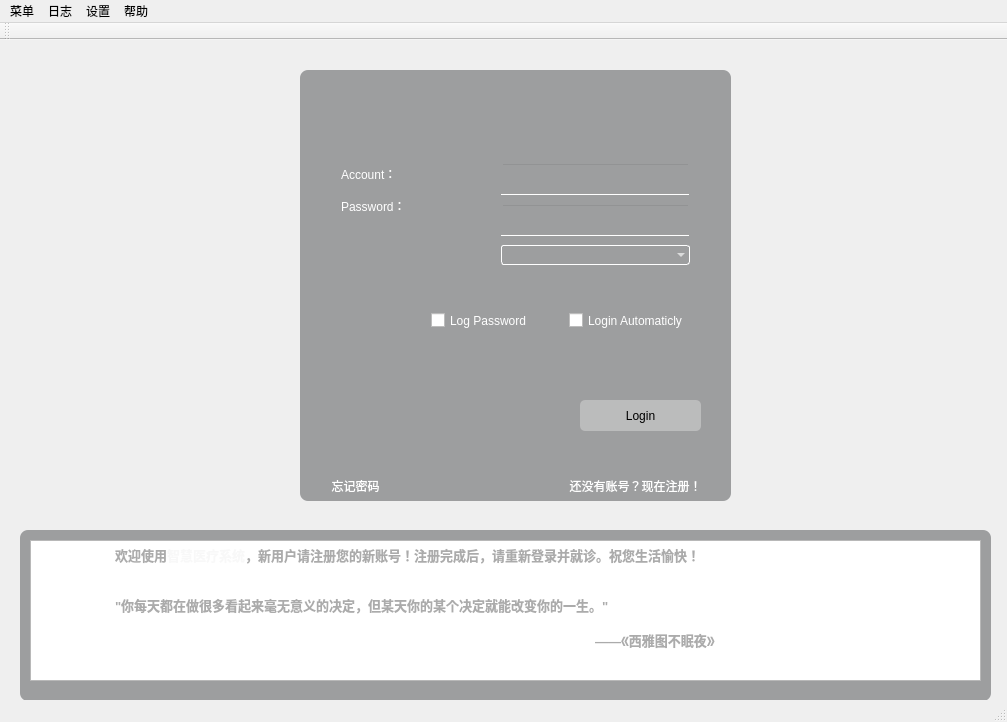
<?xml version="1.0" encoding="UTF-8"?>
<ui version="4.0">
 <class>LoginWindow</class>
 <widget class="QMainWindow" name="LoginWindow">
  <property name="geometry">
   <rect>
    <x>0</x>
    <y>0</y>
    <width>1007</width>
    <height>722</height>
   </rect>
  </property>
  <property name="minimumSize">
   <size>
    <width>480</width>
    <height>640</height>
   </size>
  </property>
  <property name="maximumSize">
   <size>
    <width>1942</width>
    <height>1167</height>
   </size>
  </property>
  <property name="windowTitle">
   <string>LoginWindow</string>
  </property>
  <widget class="QWidget" name="centralWidget">
   <widget class="QLabel" name="label">
    <property name="geometry">
     <rect>
      <x>300</x>
      <y>30</y>
      <width>431</width>
      <height>431</height>
     </rect>
    </property>
    <property name="styleSheet">
     <string notr="true">background-color:rgba(64,66,68,120);

border-radius:8px;
</string>
    </property>
    <property name="text">
     <string/>
    </property>
   </widget>
   <widget class="QWidget" name="verticalLayoutWidget">
    <property name="geometry">
     <rect>
      <x>490</x>
      <y>110</y>
      <width>211</width>
      <height>131</height>
     </rect>
    </property>
    <layout class="QVBoxLayout" name="verticalLayout">
     <item>
      <widget class="QLineEdit" name="AccountEdit">
       <property name="styleSheet">
        <string notr="true">background-color : transparent;
border-color: : transparent;
color : rgb(255,255,255);</string>
       </property>
      </widget>
     </item>
     <item>
      <widget class="Line" name="line">
       <property name="orientation">
        <enum>Qt::Horizontal</enum>
       </property>
      </widget>
     </item>
     <item>
      <widget class="QLineEdit" name="PasswdEdit">
       <property name="styleSheet">
        <string notr="true">background-color : transparent;
border-color: : transparent;
color : rgb(255,255,255);</string>
       </property>
       <property name="echoMode">
        <enum>QLineEdit::Password</enum>
       </property>
      </widget>
     </item>
     <item>
      <widget class="Line" name="line_2">
       <property name="orientation">
        <enum>Qt::Horizontal</enum>
       </property>
      </widget>
     </item>
     <item>
      <widget class="QComboBox" name="comboBox">
       <property name="styleSheet">
        <string notr="true">QComboBox {
    border: 1px solid white;   
    border-radius: 3px;   
    padding: 1px 18px 1px 3px;   
    color: #fff;
    font: normal normal 15px &quot;Microsoft YaHei&quot;;
    background: transparent;
}
/* 下拉后，整个下拉窗体每项的样式 */
QComboBox QAbstractItemView::item {
    height: 30px;   /* 项的高度（设置pComboBox-&gt;setView(new QListView());后，该项才起作用） */
	background-color: rgba(100,106,100,150);
	color: rgb(64,64,64);
}
QComboBox QAbstractItemView::item:hover{
	background-color: rgba(255,255,191,100);
	color: rgb(64,64,64);
}
/* QComboBox中的垂直滚动条 */
QComboBox QAbstractScrollArea QScrollBar:vertical {
    width: 10px;
    background-color: #d0d2d4;   /* 空白区域的背景色  灰色green */
	border-radius: 3px;   
}


</string>
       </property>
      </widget>
     </item>
    </layout>
   </widget>
   <widget class="QPushButton" name="Login">
    <property name="geometry">
     <rect>
      <x>580</x>
      <y>360</y>
      <width>121</width>
      <height>31</height>
     </rect>
    </property>
    <property name="cursor">
     <cursorShape>PointingHandCursor</cursorShape>
    </property>
    <property name="styleSheet">
     <string notr="true">
QPushButton{
                   background-color:rgba(220,220,220,120);
                   border-style:outset;                                                             
                   border-radius:5px;                     
                   font: 75 15pt &quot;华文行楷&quot;;           
                   padding:6px;
                   }

                   QPushButton:pressed{
                   background-color:rgba(100,100,100,180);
                   border-color:rgba(100,100,100,30);
                   border-style:inset;
                   }
                   QPushButton:hover{
                   background-color:rgba(100,255,100,100);
                   border-color:rgba(255,255,255,200);
}
</string>
    </property>
    <property name="text">
     <string>Login</string>
    </property>
   </widget>
   <widget class="QPushButton" name="Login_2">
    <property name="geometry">
     <rect>
      <x>540</x>
      <y>430</y>
      <width>191</width>
      <height>31</height>
     </rect>
    </property>
    <property name="cursor">
     <cursorShape>PointingHandCursor</cursorShape>
    </property>
    <property name="styleSheet">
     <string notr="true">
QPushButton{
                   background-color:transparent;
                   border-style:outset;                                                             
                   border-radius:8px;                     
                   font: 75 10pt &quot;华文行楷&quot;;           
                   padding:6px;
				   color:rgba(255,255,255,255);
                   }

                   QPushButton:pressed{
                   color:rgba(100,100,100,30);
                   border-style:inset;
                   }
                   QPushButton:hover{
                   color:rgba(0,0,120,50);
}
</string>
    </property>
    <property name="text">
     <string>还没有账号？现在注册！</string>
    </property>
   </widget>
   <widget class="QLabel" name="label_4">
    <property name="geometry">
     <rect>
      <x>20</x>
      <y>490</y>
      <width>971</width>
      <height>171</height>
     </rect>
    </property>
    <property name="styleSheet">
     <string notr="true">background-color:rgba(64,66,68,120);

border-radius:8px;
</string>
    </property>
    <property name="text">
     <string/>
    </property>
   </widget>
   <widget class="QTextBrowser" name="textBrowser">
    <property name="geometry">
     <rect>
      <x>30</x>
      <y>500</y>
      <width>951</width>
      <height>141</height>
     </rect>
    </property>
    <property name="styleSheet">
     <string notr="true">background-color:rgba(64,66,68,120);

border-radius:8px;

 QScrollBar::handle:vertical 
 { 
 width:8px; 
 background:rgba(0,0,0,50%); 
 border-radius:4px; 
 min-height:80 
 } 
 QScrollBar::handle:vertical:hover 
 { 
 width:8px; 
 background:rgba(0,0,0,70%); 
  border-radius:4px; 
 min-height:80; 
 } 
 QScrollBar::add-line:vertical 
 { 
 height:0px;width:8px; 
 border-image:url(:/images/null/null.png); 
 subcontrol-position:bottom; 
 } 
QScrollBar::sub-line:vertical
{
height:0px;width:8px;
border-image:url(:/images/null/null.png);
subcontrol-position:top;
}
QScrollBar::add-page:vertical,QScrollBar::sub-page:vertical
{
background:transparent;
border-radius:4px;
};



</string>
    </property>
    <property name="html">
     <string>&lt;!DOCTYPE HTML PUBLIC &quot;-//W3C//DTD HTML 4.0//EN&quot; &quot;http://www.w3.org/TR/REC-html40/strict.dtd&quot;&gt;
&lt;html&gt;&lt;head&gt;&lt;meta name=&quot;qrichtext&quot; content=&quot;1&quot; /&gt;&lt;style type=&quot;text/css&quot;&gt;
p, li { white-space: pre-wrap; }
&lt;/style&gt;&lt;/head&gt;&lt;body style=&quot; font-family:'SimSun'; font-size:9pt; font-weight:400; font-style:normal;&quot;&gt;
&lt;p style=&quot; margin-top:0px; margin-bottom:0px; margin-left:0px; margin-right:0px; -qt-block-indent:0; text-indent:0px;&quot;&gt;&lt;span style=&quot; font-size:10pt; font-weight:600; color:#ababab;&quot;&gt;	欢迎使用&lt;/span&gt;&lt;span style=&quot; font-size:10pt; font-weight:600; color:#f8f8f8;&quot;&gt;智慧医疗系统&lt;/span&gt;&lt;span style=&quot; font-size:10pt; font-weight:600; color:#ababab;&quot;&gt;，新用户请注册您的新账号！注册完成后，请重新登录并就诊。祝您生活愉快！&lt;/span&gt;&lt;/p&gt;
&lt;p style=&quot;-qt-paragraph-type:empty; margin-top:0px; margin-bottom:0px; margin-left:0px; margin-right:0px; -qt-block-indent:0; text-indent:0px; font-size:10pt; font-weight:600; color:#ababab;&quot;&gt;&lt;br /&gt;&lt;/p&gt;
&lt;p style=&quot;-qt-paragraph-type:empty; margin-top:0px; margin-bottom:0px; margin-left:0px; margin-right:0px; -qt-block-indent:0; text-indent:0px; font-size:10pt; font-weight:600; color:#ababab;&quot;&gt;&lt;br /&gt;&lt;/p&gt;
&lt;p style=&quot; margin-top:0px; margin-bottom:0px; margin-left:0px; margin-right:0px; -qt-block-indent:0; text-indent:0px;&quot;&gt;&lt;span style=&quot; font-size:10pt; font-weight:600; color:#ababab;&quot;&gt;	&amp;quot;你每天都在做很多看起来毫无意义的决定，但某天你的某个决定就能改变你的一生。&amp;quot;&lt;/span&gt;&lt;/p&gt;
&lt;p style=&quot;-qt-paragraph-type:empty; margin-top:0px; margin-bottom:0px; margin-left:0px; margin-right:0px; -qt-block-indent:0; text-indent:0px; font-size:10pt; font-weight:600; color:#ababab;&quot;&gt;&lt;br /&gt;&lt;/p&gt;
&lt;p style=&quot; margin-top:0px; margin-bottom:0px; margin-left:0px; margin-right:0px; -qt-block-indent:0; text-indent:0px;&quot;&gt;&lt;span style=&quot; font-size:10pt; font-weight:600; color:#ababab;&quot;&gt;							——《西雅图不眠夜》&lt;/span&gt;&lt;span style=&quot; font-weight:600; color:#ababab;&quot;&gt;&lt;br /&gt;&lt;/span&gt;&lt;/p&gt;&lt;/body&gt;&lt;/html&gt;</string>
    </property>
   </widget>
   <widget class="QWidget" name="horizontalLayoutWidget">
    <property name="geometry">
     <rect>
      <x>420</x>
      <y>260</y>
      <width>291</width>
      <height>41</height>
     </rect>
    </property>
    <layout class="QHBoxLayout" name="horizontalLayout">
     <item>
      <widget class="QCheckBox" name="checkBox">
       <property name="styleSheet">
        <string notr="true">font: 75 11pt &quot;华文行楷&quot;;
color : rgb(255,255,255);</string>
       </property>
       <property name="text">
        <string>Log Password</string>
       </property>
      </widget>
     </item>
     <item>
      <widget class="QCheckBox" name="LoginAuto">
       <property name="styleSheet">
        <string notr="true">font: 75 11pt &quot;华文行楷&quot;;
color : rgb(255,255,255);</string>
       </property>
       <property name="text">
        <string>Login Automaticly</string>
       </property>
      </widget>
     </item>
    </layout>
   </widget>
   <widget class="QLabel" name="warning">
    <property name="geometry">
     <rect>
      <x>450</x>
      <y>310</y>
      <width>261</width>
      <height>31</height>
     </rect>
    </property>
    <property name="styleSheet">
     <string notr="true"/>
    </property>
    <property name="text">
     <string/>
    </property>
   </widget>
   <widget class="QPushButton" name="passwdBtn">
    <property name="geometry">
     <rect>
      <x>300</x>
      <y>430</y>
      <width>111</width>
      <height>31</height>
     </rect>
    </property>
    <property name="cursor">
     <cursorShape>PointingHandCursor</cursorShape>
    </property>
    <property name="styleSheet">
     <string notr="true">
QPushButton{
                   background-color:transparent;
                   border-style:outset;                                                             
                   border-radius:8px;                     
                   font: 75 10pt &quot;华文行楷&quot;;           
                   padding:6px;
				   color:rgba(255,255,255,255);
                   }

                   QPushButton:pressed{
                   color:rgba(100,100,100,30);
                   border-style:inset;
                   }
                   QPushButton:hover{
                   color:rgba(0,0,120,50);
}
</string>
    </property>
    <property name="text">
     <string>忘记密码</string>
    </property>
   </widget>
   <widget class="QWidget" name="verticalLayoutWidget_2">
    <property name="geometry">
     <rect>
      <x>330</x>
      <y>110</y>
      <width>160</width>
      <height>80</height>
     </rect>
    </property>
    <layout class="QVBoxLayout" name="verticalLayout_2">
     <item>
      <widget class="QLabel" name="label_2">
       <property name="styleSheet">
        <string notr="true">font: 75 15pt &quot;华文行楷&quot;;
color : rgb(255,255,255);</string>
       </property>
       <property name="text">
        <string>Account：</string>
       </property>
      </widget>
     </item>
     <item>
      <widget class="QLabel" name="label_3">
       <property name="styleSheet">
        <string notr="true">font: 75 15pt &quot;华文行楷&quot;;
color : rgb(255,255,255);</string>
       </property>
       <property name="text">
        <string>Password：</string>
       </property>
      </widget>
     </item>
    </layout>
   </widget>
   <zorder>label_4</zorder>
   <zorder>label</zorder>
   <zorder>verticalLayoutWidget</zorder>
   <zorder>Login</zorder>
   <zorder>Login_2</zorder>
   <zorder>textBrowser</zorder>
   <zorder>horizontalLayoutWidget</zorder>
   <zorder>warning</zorder>
   <zorder>passwdBtn</zorder>
   <zorder>verticalLayoutWidget_2</zorder>
  </widget>
  <widget class="QMenuBar" name="menuBar">
   <property name="geometry">
    <rect>
     <x>0</x>
     <y>0</y>
     <width>1007</width>
     <height>26</height>
    </rect>
   </property>
   <widget class="QMenu" name="menu">
    <property name="title">
     <string>菜单</string>
    </property>
   </widget>
   <widget class="QMenu" name="menu_2">
    <property name="title">
     <string>日志</string>
    </property>
   </widget>
   <widget class="QMenu" name="menu_3">
    <property name="title">
     <string>设置</string>
    </property>
   </widget>
   <widget class="QMenu" name="menu_4">
    <property name="title">
     <string>帮助</string>
    </property>
   </widget>
   <addaction name="menu"/>
   <addaction name="menu_2"/>
   <addaction name="menu_3"/>
   <addaction name="menu_4"/>
  </widget>
  <widget class="QToolBar" name="mainToolBar">
   <attribute name="toolBarArea">
    <enum>TopToolBarArea</enum>
   </attribute>
   <attribute name="toolBarBreak">
    <bool>false</bool>
   </attribute>
  </widget>
  <widget class="QStatusBar" name="statusBar"/>
 </widget>
 <layoutdefault spacing="6" margin="11"/>
 <resources/>
 <connections/>
</ui>
